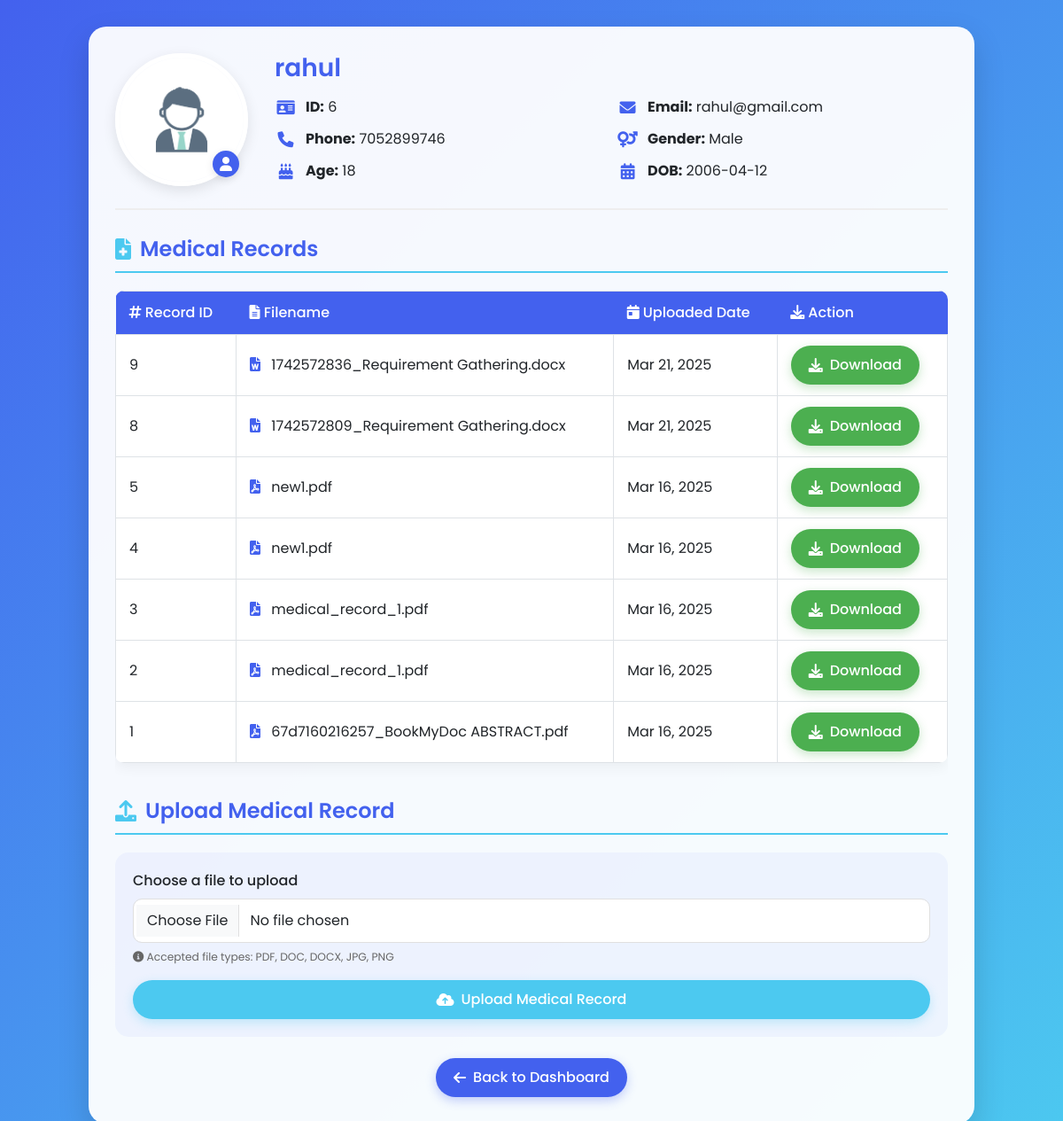
The app's page /patient_profiled2.php?id=6 (signed in) with its own data.
### tables this page shows
CREATE TABLE `patientreg` (
  `id` int(11) NOT NULL,
  `name` varchar(255) NOT NULL,
  `phone` varchar(10) NOT NULL,
  `email` varchar(255) NOT NULL,
  `password` varchar(255) NOT NULL,
  `profile_pic` varchar(255) DEFAULT NULL,
  `age` int(11) DEFAULT NULL,
  `dob` date DEFAULT NULL,
  `gender` varchar(10) DEFAULT NULL,
  `medical_records` varchar(255) DEFAULT NULL,
  `action` enum('enabled','disabled') NOT NULL DEFAULT 'enabled'
);

CREATE TABLE `medical_records` (
  `record_id` int(11) NOT NULL,
  `patient_id` int(11) NOT NULL,
  `record_filename` varchar(255) NOT NULL,
  `uploaded_at` timestamp NOT NULL DEFAULT current_timestamp()
);

### patient_profiled2.php (the view, shortened to what this page needs)
<?php
include('db_connection.php');
$patient_id = intval($_GET['id']);
$sql = "SELECT id, name, phone, profile_pic, age, dob, email, gender FROM patientreg WHERE id = ?";
$stmt = $conn->prepare($sql);
$stmt->bind_param("i", $patient_id);
$stmt->execute();
$result = $stmt->get_result();
if ($result->num_rows > 0) {
    $patient = $result->fetch_assoc();
} else {
    echo "<p>Patient not found.</p>";
    exit;
}
$sql_medical = "SELECT record_id, record_filename, uploaded_at FROM medical_records WHERE patient_id = ? ORDER BY uploaded_at DESC";
$stmt_medical = $conn->prepare($sql_medical);
$stmt_medical->bind_param("i", $patient_id);
$stmt_medical->execute();
$medical_records = $stmt_medical->get_result()->fetch_all(MYSQLI_ASSOC);
?>
<!DOCTYPE html>
<html lang="en">
<head>
    <link href="https://cdn.jsdelivr.net/npm/bootstrap@5.3.0/dist/css/bootstrap.min.css" rel="stylesheet">
    <link href="https://cdnjs.cloudflare.com/ajax/libs/font-awesome/6.0.0-beta3/css/all.min.css" rel="stylesheet">
</head>
<body>
<div class="profile-container card-hover">
    <div class="profile-header">
        <div class="profile-pic-container">
            <img src="<?= htmlspecialchars($patient['profile_pic'] ?: 'images/profilepicdoct.jpg') ?>"
                 onerror="this.onerror=null; this.src='images/profilepicdoct.jpg';"
                 class="profile-pic" alt="Patient Picture">
            <span class="profile-badge"><i class="fas fa-user"></i></span>
        </div>
        <div class="patient-info">
            <h3><?= htmlspecialchars($patient['name']); ?></h3>
            <div class="info-grid">
                <div class="info-item">
                    <i class="fas fa-id-card"></i>
                    <span><strong>ID:</strong> <?= htmlspecialchars($patient['id']); ?></span>
                </div>
                <div class="info-item">
                    <i class="fas fa-envelope"></i>
                    <span><strong>Email:</strong> <?= htmlspecialchars($patient['email']); ?></span>
                </div>
                <div class="info-item">
                    <i class="fas fa-phone"></i>
                    <span><strong>Phone:</strong> <?= htmlspecialchars($patient['phone']); ?></span>
                </div>
                <div class="info-item">
                    <i class="fas fa-venus-mars"></i>
                    <span><strong>Gender:</strong> <?= htmlspecialchars($patient['gender']); ?></span>
                </div>
                <div class="info-item">
                    <i class="fas fa-birthday-cake"></i>
                    <span><strong>Age:</strong> <?= htmlspecialchars($patient['age']); ?></span>
                </div>
                <div class="info-item">
                    <i class="fas fa-calendar-alt"></i>
                    <span><strong>DOB:</strong> <?= htmlspecialchars($patient['dob']); ?></span>
                </div>
            </div>
        </div>
    </div>
    <h4 class="section-title"><i class="fas fa-file-medical"></i> Medical Records</h4>
    <?php if (!empty($medical_records)): ?>
        <div class="table-responsive">
            <table class="table table-bordered table-medical">
                <thead>
                    <tr>
                        <th><i class="fas fa-hashtag"></i> Record ID</th>
                        <th><i class="fas fa-file-alt"></i> Filename</th>
                        <th><i class="fas fa-calendar-day"></i> Uploaded Date</th>
                        <th><i class="fas fa-download"></i> Action</th>
                    </tr>
                </thead>
                <tbody>
                    <?php foreach ($medical_records as $record): ?>
                        <tr>
                            <td><?= $record['record_id']; ?></td>
                            <td>
                                <?php
                                $filename = basename($record['record_filename']);
                                $file_extension = pathinfo($filename, PATHINFO_EXTENSION);
                                $icon_class = 'fa-file';
                                switch($file_extension) {
                                    case 'pdf': $icon_class = 'fa-file-pdf'; break;
                                    case 'doc':
                                    case 'docx': $icon_class = 'fa-file-word'; break;
                                }
                                ?>
                                <i class="fas <?= $icon_class; ?> me-2" style="color: var(--primary);"></i>
                                <?= htmlspecialchars($filename); ?>
                            </td>
                            <td><?= date("M d, Y", strtotime($record['uploaded_at'])); ?></td>
                            <td>
                                <a href="<?= $record['record_filename']; ?>" download class="btn btn-success">
                                    <i class="fas fa-download"></i> Download
                                </a>
                            </td>
                        </tr>
                    <?php endforeach; ?>
                </tbody>
            </table>
        </div>
    <?php endif; ?>
    <h4 class="section-title mt-4"><i class="fas fa-upload"></i> Upload Medical Record</h4>
    <form action="" method="post" enctype="multipart/form-data" class="upload-form mb-3">
        <div class="mb-3">
            <label for="file" class="form-label">Choose a file to upload</label>
            <input type="file" name="file" id="file" class="form-control" required>
            <div class="file-info">
                <small><i class="fas fa-info-circle"></i> Accepted file types: PDF, DOC, DOCX, JPG, PNG</small>
            </div>
        </div>
        <button type="submit" class="btn btn-upload">
            <i class="fas fa-cloud-upload-alt"></i> Upload Medical Record
        </button>
    </form>
    <div class="text-center mt-4">
        <a href="doctorprofile.php" class="btn btn-primary">
            <i class="fas fa-arrow-left"></i> Back to Dashboard
        </a>
    </div>
</div>
</body>
</html>

### patient_profiled2.php (style rules this page uses)
:root { --primary: #4361ee; --secondary: #3a0ca3; --accent: #4cc9f0; --light: #f8f9fa; --dark: #212529; --success: #4CAF50; --danger: #FF5252; }
body { font-family: 'Poppins', sans-serif; background: linear-gradient(135deg, var(--primary), var(--accent)); min-height: 100vh; display: flex; align-items: center; justify-content: center; padding: 30px 15px; color: var(--dark); }
.profile-container { width: 100%; max-width: 1000px; background: rgba(255, 255, 255, 0.95); padding: 30px; border-radius: 20px; box-shadow: 0 15px 35px rgba(0, 0, 0, 0.15); transition: all 0.3s ease; }
.profile-header { display: flex; flex-direction: column; align-items: center; text-align: center; margin-bottom: 30px; border-bottom: 2px solid #eee; padding-bottom: 25px; }
@media (min-width: 768px) { .profile-header { flex-direction: row; text-align: left; align-items: flex-start; } }
.profile-pic-container { position: relative; margin-bottom: 20px; }
@media (min-width: 768px) { .profile-pic-container { margin-right: 30px; margin-bottom: 0; } }
.profile-pic { width: 150px; height: 150px; border-radius: 50%; object-fit: cover; border: 5px solid white; box-shadow: 0 5px 15px rgba(0, 0, 0, 0.1); transition: all 0.3s ease; }
.profile-badge { position: absolute; bottom: 10px; right: 10px; background: var(--primary); color: white; border-radius: 50%; width: 30px; height: 30px; display: flex; align-items: center; justify-content: center; box-shadow: 0 3px 10px rgba(0, 0, 0, 0.1); }
.patient-info { flex-grow: 1; }
.patient-info h3 { color: var(--primary); font-weight: 600; margin-bottom: 15px; font-size: 28px; }
.info-grid { display: grid; grid-template-columns: 1fr; gap: 12px; }
@media (min-width: 768px) { .info-grid { grid-template-columns: 1fr 1fr; } }
.info-item { display: flex; align-items: center; }
.info-item i { color: var(--primary); margin-right: 10px; font-size: 18px; width: 25px; text-align: center; }
.section-title { color: var(--primary); font-weight: 600; margin-bottom: 20px; padding-bottom: 10px; border-bottom: 2px solid var(--accent); display: flex; align-items: center; }
.section-title i { margin-right: 10px; color: var(--accent); }
.table-medical { border-radius: 10px; overflow: hidden; box-shadow: 0 5px 15px rgba(0, 0, 0, 0.05); }
.table-medical th { background-color: var(--primary); color: white; font-weight: 500; border: none; padding: 12px 15px; }
.table-medical td { padding: 12px 15px; vertical-align: middle; }
.table-medical tr:nth-child(even) { background-color: rgba(67, 97, 238, 0.05); }
.btn { border: none; font-weight: 500; padding: 10px 20px; border-radius: 50px; transition: all 0.3s ease; display: inline-flex; align-items: center; justify-content: center; gap: 8px; }
.btn i { font-size: 16px; }
.btn-primary { background: var(--primary); color: white; box-shadow: 0 4px 12px rgba(67, 97, 238, 0.3); }
.btn-success { background: var(--success); color: white; box-shadow: 0 4px 12px rgba(76, 175, 80, 0.3); }
.btn-upload { background: var(--accent); color: white; box-shadow: 0 4px 12px rgba(76, 201, 240, 0.3); width: 100%; }
.upload-form { background: rgba(67, 97, 238, 0.05); padding: 20px; border-radius: 15px; margin-bottom: 20px; }
.form-label { font-weight: 500; color: var(--dark); }
.form-control { border-radius: 10px; padding: 12px 15px; border: 1px solid #e0e0e0; transition: all 0.3s ease; }
.file-info { font-size: 14px; color: #666; margin-top: 5px; }
.card-hover { transition: all 0.3s ease; }

### records on screen
patientreg: name "rahul", id "6", email "rahul@gmail.com", phone "7052899746", gender "Male", age "18", dob "2006-04-12"
medical_records: record_id "9", record_filename "1742572836_Requirement Gathering.docx", uploaded_at "Mar 21, 2025"
medical_records: record_id "8", record_filename "1742572809_Requirement Gathering.docx", uploaded_at "Mar 21, 2025"
medical_records: record_id "5", record_filename "new1.pdf", uploaded_at "Mar 16, 2025"
medical_records: record_id "4", record_filename "new1.pdf", uploaded_at "Mar 16, 2025"
medical_records: record_id "3", record_filename "medical_record_1.pdf", uploaded_at "Mar 16, 2025"
medical_records: record_id "2", record_filename "medical_record_1.pdf", uploaded_at "Mar 16, 2025"
medical_records: record_id "1", record_filename "67d7160216257_BookMyDoc ABSTRACT.pdf", uploaded_at "Mar 16, 2025"
